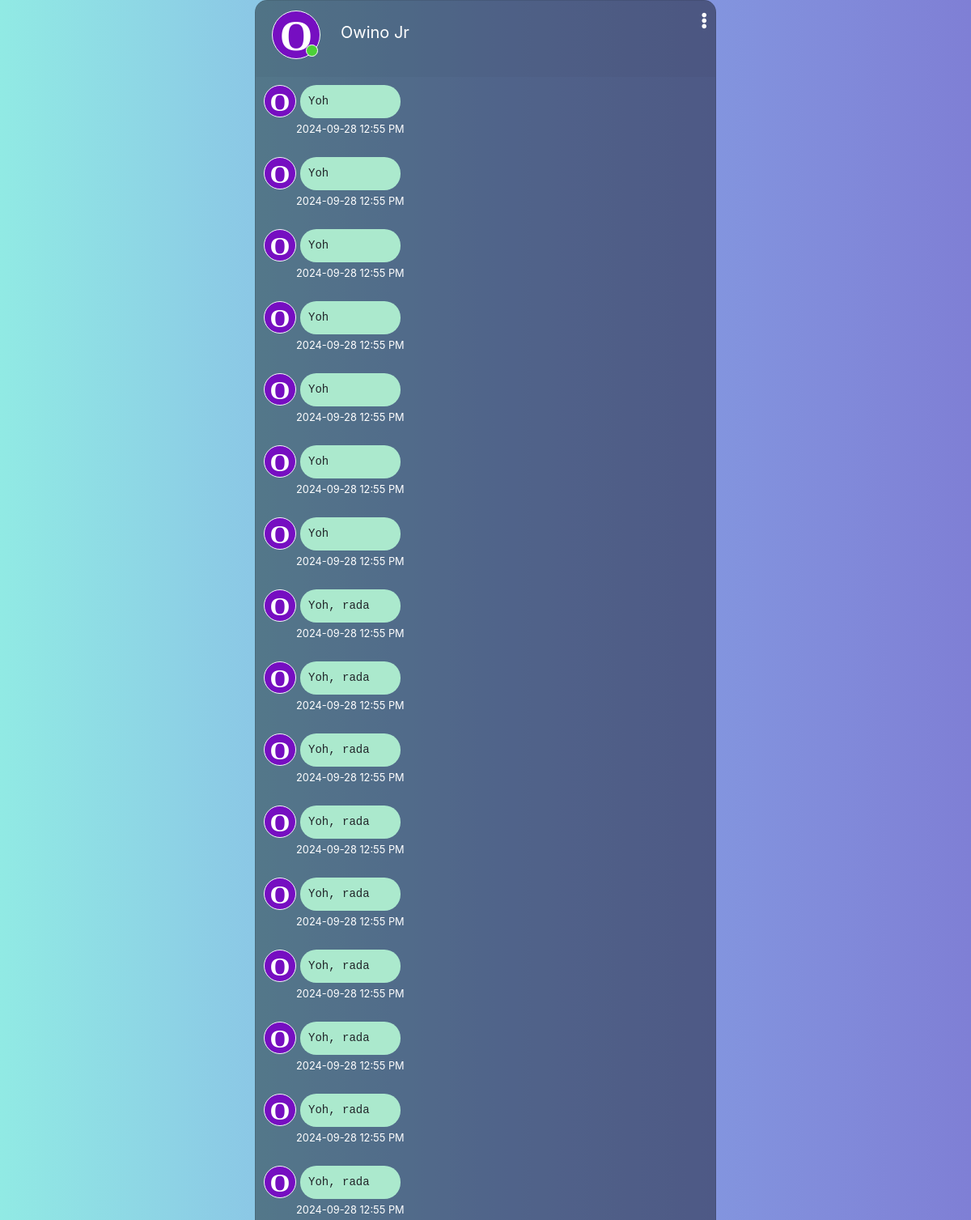
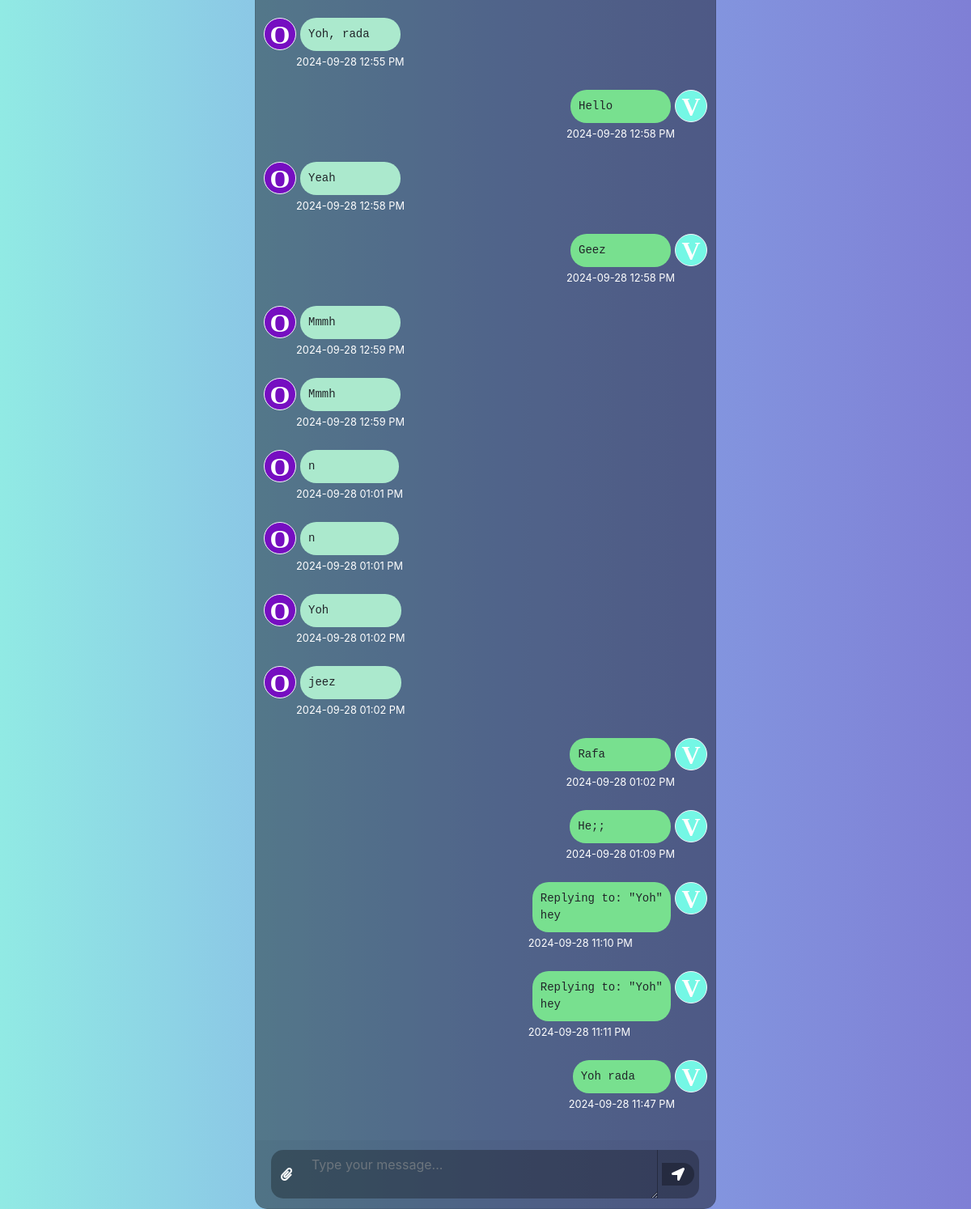
Page /auth/chat/2 (signed in) on the committed database (2 pictures, top to bottom).
### website/models.py (models this page shows, shortened)
class User(db.Model, UserMixin):
    id = db.Column(db.Integer, primary_key=True)
    email = db.Column(db.String(150), unique=True)
    password = db.Column(db.String(255))
    first_name = db.Column(db.String(225))
    second_name = db.Column(db.String(225))
    full_name = db.Column(db.String(255))
    profile_picture = db.Column(db.String(255), nullable=True)
    cover_picture = db.Column(db.String(255), nullable=True)
    user_name = db.Column(db.String(255))
    phone_number = db.Column(db.String(20))
    country_code = db.Column(db.String(10), default="+254")
    bio = db.Column(db.String(255))
    time_zone = db.Column(db.String(255))
    date_birth = db.Column(db.String(255))
    gender = db.Column(db.String(255))
    generated_color = db.Column(db.String(7))
    is_2fa_enabled = db.Column(db.Boolean, default=False)
    otp_secret = db.Column(db.String(32), nullable=True)
    temp_otp = db.Column(db.String(32), nullable=True)
    otp_method = db.Column(db.String(10), default='app')
    is_active = db.Column(db.Boolean, default=True)
    is_admin = db.Column(db.Boolean, default=False)
    email_verified = db.Column(db.Boolean, default=False)
    note_tags = db.relationship(
        "NoteTag", back_populates="user", cascade="all, delete-orphan"
    )
    notes = db.relationship("Note", back_populates="user", cascade="all, delete-orphan")
    password_reset_tokens = db.relationship(
        "PasswordResetToken", back_populates="user", cascade="all, delete-orphan"
    )
    notifications = db.relationship(
        "Notification", back_populates="user", cascade="all, delete-orphan"
    )
    todos = db.relationship("ToDo", back_populates="user", cascade="all, delete-orphan")
    email_preferences = db.relationship(
        "EmailPreferences",
        uselist=False,
        back_populates="user",
        cascade="all, delete-orphan",
    )
    push_preferences = db.relationship(
        "PushPreferences",
        uselist=False,
        back_populates="user",
        cascade="all, delete-orphan",
    )
    email_verification_tokens = db.relationship(
        "EmailVerificationToken", back_populates="user", cascade="all, delete-orphan"
    )

class Message(db.Model):
    id = db.Column(db.Integer, primary_key=True)
    sender_id = db.Column(db.Integer, db.ForeignKey('user.id'), nullable=False)
    receiver_id = db.Column(db.Integer, db.ForeignKey('user.id'), nullable=False)
    content = db.Column(db.Text, nullable=False)
    timestamp = db.Column(db.DateTime, default=datetime.utcnow)
    is_read = db.Column(db.Boolean, default=False)
    created_at = db.Column(db.DateTime, default=datetime.utcnow)
    edited_at = db.Column(db.DateTime, onupdate=datetime.utcnow)
    is_deleted = db.Column(db.Boolean, default=False)
    reply_to_id = db.Column(db.Integer, db.ForeignKey('message.id'), nullable=True)
    reactions = db.Column(db.JSON, default=dict)
    sender = db.relationship('User', foreign_keys=[sender_id])
    receiver = db.relationship('User', foreign_keys=[receiver_id])
    reply_to = db.relationship('Message', remote_side=[id], backref='replies', foreign_keys=[reply_to_id])

### website/auth.py (the view, shortened to what this page needs)
@auth.route('/chat/<int:receiver_id>', methods=['GET', 'POST'])
@login_required
def chat(receiver_id):
    receiver = User.query.get_or_404(receiver_id)
    friendship = Friendship.query.filter(
        ((Friendship.user_id == current_user.id) & (Friendship.friend_id == receiver_id)) |
        ((Friendship.user_id == receiver_id) & (Friendship.friend_id == current_user.id))
    ).first()
    sender_tz = pytz.timezone(current_user.time_zone) if current_user.time_zone else pytz.UTC
    receiver_tz = pytz.timezone(receiver.time_zone) if receiver.time_zone else pytz.UTC
    messages = Message.query.filter(
        ((Message.sender_id == current_user.id) & (Message.receiver_id == receiver_id)) |
        ((Message.sender_id == receiver_id) & (Message.receiver_id == current_user.id))
    ).order_by(Message.timestamp.asc()).all()
    for message in messages:
        if message.sender_id == current_user.id:
            message.local_timestamp = message.timestamp.astimezone(sender_tz)  # Sender's timezone
        else:
            message.local_timestamp = message.timestamp.astimezone(receiver_tz)  # Receiver's timezone
    return render_template('chat.html', receiver=receiver, messages=messages)

### website/auth.py (called while the page is built)
@auth.before_request
def check_account_active():
    if current_user.is_authenticated and not current_user.is_active:
        logout_user()
        flash("Your account has been deactivated.", "warning")
        return redirect(url_for("auth.login"))

### website/templates/chat.html (shortened to what this page needs)
<!DOCTYPE html>
<html lang="en">
  <head>
    <link
      rel="stylesheet"
      href="https://stackpath.bootstrapcdn.com/bootstrap/4.1.3/css/bootstrap.min.css"
    />
    <link
      rel="stylesheet"
      href="https://use.fontawesome.com/releases/v5.5.0/css/all.css"
    />
    <link
      rel="stylesheet"
      href="{{ url_for('static', filename='css/chat.css') }}"
    />
  </head>
  <body>
    <div class="container-fluid h-100">
      <div class="row justify-content-center h-100">
        <div class="col-md-8 col-xl-6 chat">
          <div class="card">
            <div class="card-header msg_head">
              <div class="d-flex bd-highlight">
                <div class="img_cont">
                  {% if receiver.profile_picture %}
                  <img
                    src="/static/profile_pics/{{ receiver.profile_picture }}"
                    class="rounded-circle user_img"
                  />{% else %}
                  <i
                    class="fas fa-5x"
                    style="--background-: {{ receiver.generated_color }}"
                    >{{ receiver.first_name[0] }}</i
                  >
                  {% endif %}
                  <span class="online_icon"></span>
                </div>
                <div class="user_info">
                  <span>{{ receiver.full_name }}</span>
                </div>
              </div>
              <span id="action_menu_btn"
                ><i class="fas fa-ellipsis-v"></i
              ></span>
            </div>
            <div class="card-body msg_card_body">
                {% for message in messages %}
                <div class="d-flex {% if message.sender_id == current_user.id %}justify-content-end{% else %}justify-content-start{% endif %} mb-4 message-container" data-message-id="{{ message.id }}">
                    {% if message.sender_id == current_user.id %}
                    <div class="msg-wrapper" onclick="toggleOptions(event)">
                        <div class="msg_cotainer_send message-content">
                            <pre class="message-text">{{ message.content }}</pre>
                        </div>
                        <small>{{ message.local_timestamp.strftime('%Y-%m-%d %I:%M %p') }}</small>
                    </div>
                    <div class="img_cont_msg">
                        {% if current_user.profile_picture %}
                        <img src="/static/profile_pics/{{ current_user.profile_picture }}" class="rounded-circle user_img_msg" />
                        {% else %}
                        <i class="fas fa-5x" style="--background-: {{ current_user.generated_color }}">{{ current_user.first_name[0] }}</i>
                        {% endif %}
                    </div>
                    {% else %}
                    <div class="img_cont_msg">
                        {% if receiver.profile_picture %}
                        <img src="/static/profile_pics/{{ receiver.profile_picture }}" class="rounded-circle user_img_msg" />
                        {% else %}
                        <i class="fas fa-5x" style="--background-: {{ receiver.generated_color }}">{{ receiver.first_name[0] }}</i>
                        {% endif %}
                    </div>
                    <div class="msg-wrapper" onclick="toggleOptions(event)">
                        <div class="msg_cotainer message-content">
                            <pre class="message-text">{{ message.content }}</pre>
                        </div>
                        <small>{{ message.local_timestamp.strftime('%Y-%m-%d %I:%M %p') }}</small>
                    </div>
                    {% endif %}
                </div>
                {% endfor %}
            </div>
            <div class="card-footer">
              <form id="message-form" class="message-form">
                <div class="input-group">
                  <div class="input-group-append">
                    <span class="input-group-text attach_btn"
                      ><i class="fas fa-paperclip"></i
                    ></span>
                  </div>
                  <textarea
                    name=""
                    class="form-control type_msg"
                    placeholder="Type your message..."
                    id="message-input"
                  ></textarea>
                  <div class="input-group-append">
                    <button type="submit" class="send_btn">
                      <span class="input-group-text send_btn"
                        ><i class="fas fa-location-arrow"></i
                      ></span>
                    </button>
                  </div>
                </div>
              </form>
            </div>
          </div>
        </div>
      </div>
    </div>
  </body>
</html>

### website/static/css/chat.css (style rules this page uses)
body, html { height: 100%; margin: 0; overflow: hidden; background: #7f7fd5; background: -webkit-linear-gradient(to right, #91eae4, #86a8e7, #7f7fd5); background: linear-gradient(to right, #91eae4, #86a8e7, #7f7fd5); }
.chat { margin-top: auto; margin-bottom: auto; }
.card { display: flex; flex-direction: column; height: 100vh; border-radius: 15px !important; background-color: rgba(0, 0, 0, 0.4) !important; }
.msg_card_body { overflow-y: auto; flex-grow: 1; }
.card-header { border-radius: 15px 15px 0 0 !important; border-bottom: 0 !important; }
.card-footer { border-radius: 0 0 15px 15px !important; border-top: 0 !important; }
.type_msg { background-color: rgba(0, 0, 0, 0.3) !important; border: 0 !important; color: white !important; height: 60px !important; overflow-y: auto; }
.attach_btn { border-radius: 15px 0 0 15px !important; background-color: rgba(0, 0, 0, 0.3) !important; border: 0 !important; color: white !important; cursor: pointer; }
.send_btn { border-radius: 0 15px 15px 0 !important; background-color: rgba(0, 0, 0, 0.3) !important; border: 0 !important; color: white !important; cursor: pointer; background-color: transparent; outline: none; border: none; }
.img_cont { position: relative; height: 70px; width: 70px; }
.img_cont i { height: 60px; width: 60px; border: 1.5px solid #f5f6fa; border-radius: 50%; font-size: 52px; display: flex; background: var(--background-); justify-content: center; align-items: center; color: white; }
.img_cont_msg { height: 40px; width: 40px; }
.img_cont_msg i { height: 40px; width: 40px; border: 1.5px solid #f5f6fa; border-radius: 50%; font-size: 32px; display: flex; background: var(--background-); justify-content: center; align-items: center; color: white; }
.online_icon { position: absolute; height: 15px; width: 15px; background-color: #4cd137; border-radius: 50%; bottom: 13px; right: 13px; border: 1.5px solid white; }
.user_info { margin-top: auto; margin-bottom: auto; margin-left: 15px; }
.user_info span { font-size: 20px; color: white; }
.container-fluid.h-100 { min-height: 100vh; display: flex; flex-direction: column; }
.msg_card_body { overflow-y: auto; padding: 10px; }
.msg-wrapper { max-width: 70%; position: relative; }
.msg_cotainer, .msg_cotainer_send { padding: 10px; border-radius: 20px; position: relative; word-wrap: break-word; }
.msg_cotainer_send { background-color: #78e08f; max-width: 100%; word-wrap: break-word; padding: 10px; }
.msg_cotainer { background-color: #abe9cd; max-width: 100%; word-wrap: break-word; padding: 10px; }
.d-flex { align-items: flex-start; }
.img_cont_msg { width: 40px; height: 40px; }
pre.message-text { margin: 0; white-space: pre-wrap; }
.msg_cotainer_send, .msg_cotainer { margin-left: 5px; margin-right: 5px; }
.msg_head { position: relative; }
#action_menu_btn { position: absolute; right: 10px; top: 10px; color: white; cursor: pointer; font-size: 20px; }
.msg-wrapper small { color: #fff; }

### rows in the picture
User: first_name "O", full_name "Owino Jr"
Message: content "Yoh", local_timestamp "2024-09-28 12:55 PM"
Message: content "Yoh", local_timestamp "2024-09-28 12:55 PM"
Message: content "Yoh", local_timestamp "2024-09-28 12:55 PM"
Message: content "Yoh", local_timestamp "2024-09-28 12:55 PM"
Message: content "Yoh", local_timestamp "2024-09-28 12:55 PM"
Message: content "Yoh", local_timestamp "2024-09-28 12:55 PM"
Message: content "Yoh", local_timestamp "2024-09-28 12:55 PM"
Message: content "Yoh, rada", local_timestamp "2024-09-28 12:55 PM"
Message: content "Yoh, rada", local_timestamp "2024-09-28 12:55 PM"
Message: content "Yoh, rada", local_timestamp "2024-09-28 12:55 PM"
Message: content "Yoh, rada", local_timestamp "2024-09-28 12:55 PM"
Message: content "Yoh, rada", local_timestamp "2024-09-28 12:55 PM"
Message: content "Yoh, rada", local_timestamp "2024-09-28 12:55 PM"
Message: content "Yoh, rada", local_timestamp "2024-09-28 12:55 PM"
Message: content "Yoh, rada", local_timestamp "2024-09-28 12:55 PM"
Message: content "Yoh, rada", local_timestamp "2024-09-28 12:55 PM"
Message: content "Yoh, rada", local_timestamp "2024-09-28 12:55 PM"
Message: content "Hello", local_timestamp "2024-09-28 12:58 PM"
User: first_name "V"
Message: content "Yeah", local_timestamp "2024-09-28 12:58 PM"
Message: content "Geez", local_timestamp "2024-09-28 12:58 PM"
Message: content "Mmmh", local_timestamp "2024-09-28 12:59 PM"
Message: content "Mmmh", local_timestamp "2024-09-28 12:59 PM"
Message: content "n", local_timestamp "2024-09-28 01:01 PM"
Message: content "n", local_timestamp "2024-09-28 01:01 PM"
Message: content "Yoh", local_timestamp "2024-09-28 01:02 PM"
Message: content "jeez", local_timestamp "2024-09-28 01:02 PM"
Message: content "Rafa", local_timestamp "2024-09-28 01:02 PM"
Message: content "He;;", local_timestamp "2024-09-28 01:09 PM"
Message: content "Replying to: \"Yoh\" hey", local_timestamp "2024-09-28 11:10 PM"
Message: content "Replying to: \"Yoh\" hey", local_timestamp "2024-09-28 11:11 PM"
Message: content "Yoh rada", local_timestamp "2024-09-28 11:47 PM"
